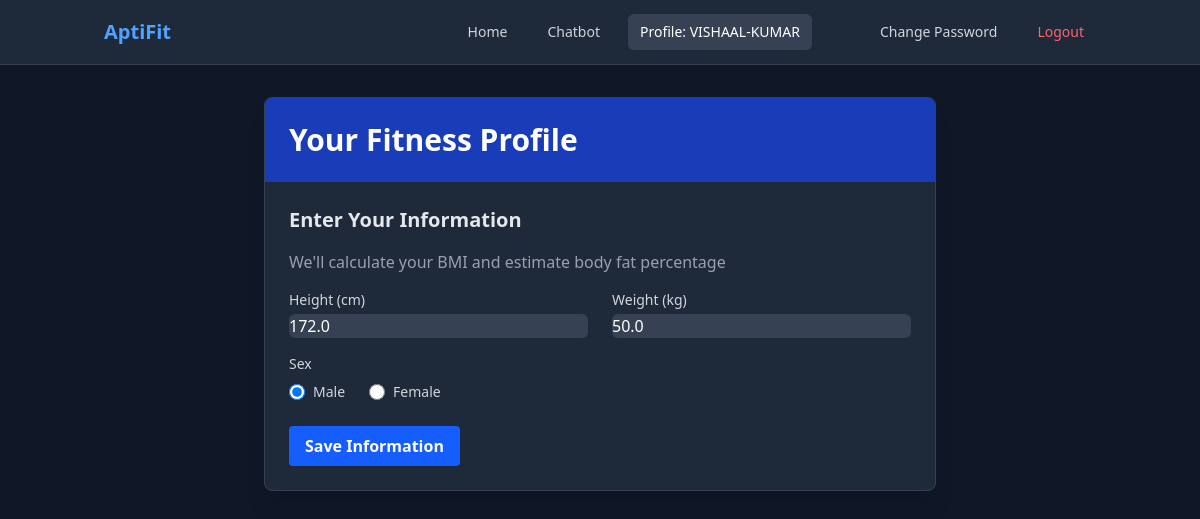
Before: /profile/update/ (signed in) with the older database file.
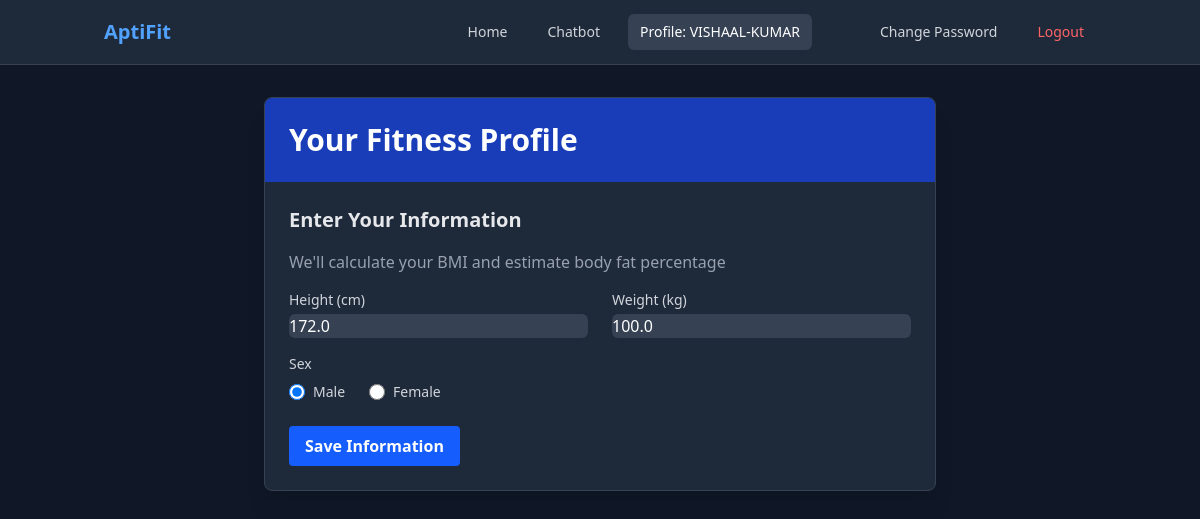
After: the same page with the newer database file.
### fitness/models.py (models this page shows, shortened)
class UserProfile(models.Model):
    NOTIFICATION_CHOICES = [
        ('daily', 'Daily'),
        ('weekly', 'Weekly'),
        ('none', 'None'),
    ]
    user = models.OneToOneField(User, on_delete=models.CASCADE)
    last_password_change = models.DateTimeField(auto_now=True)
    phone_number = models.CharField(max_length=15, blank=True, null=True)
    height = models.FloatField(blank=True, null=True)  # in cm
    weight = models.FloatField(blank=True, null=True)  # in kg
    sex = models.CharField(max_length=10, blank=True, null=True)
    notification_preference = models.CharField(
        max_length=10,
        choices=NOTIFICATION_CHOICES,
        default='none'
    )

### fitness/views.py (the view)
# urls.py: path('profile/update/', views.update_profile, name='update_profile'),
@login_required
def update_profile(request):
    user_profile = request.user.userprofile
    context = {
        'user_has_data': False,  # Show form instead of data
        'height': user_profile.height,
        'weight': user_profile.weight,
        'sex': user_profile.sex,
    }
    return render(request, 'fitness/profile.html', context)

### fitness/templates/fitness/profile.html (shortened to what the changed rows need)
<!DOCTYPE html>
<html lang="en">
  <head>
    <script src="https://cdn.jsdelivr.net/npm/@tailwindcss/browser@4"></script>
  </head>
  <body class="bg-gray-900 min-h-screen text-gray-200">
    <div class="container mx-auto px-4 py-8">
      <div class="max-w-2xl mx-auto bg-gray-800 rounded-lg shadow-xl overflow-hidden border border-gray-700">
        <div class="bg-blue-800 text-white p-6">
          <h1 class="text-2xl md:text-3xl font-bold">Your Fitness Profile</h1>
        </div>
        <div class="p-6">
          {% if user_has_data %}
          <div class="space-y-6">
            <div class="grid grid-cols-1 md:grid-cols-2 gap-6">
              <div class="bg-gray-700 p-4 rounded-lg border border-gray-600">
                <h3 class="text-gray-400 text-sm font-medium">Height</h3>
                <p class="text-xl font-semibold">{{ height }} cm</p>
              </div>
              <div class="bg-gray-700 p-4 rounded-lg border border-gray-600">
                <h3 class="text-gray-400 text-sm font-medium">Weight</h3>
                <p class="text-xl font-semibold">{{ weight }} kg</p>
              </div>
            </div>
            <div class="grid grid-cols-1 md:grid-cols-3 gap-6">
              <div class="bg-gray-700 p-4 rounded-lg border border-gray-600">
                <h3 class="text-gray-400 text-sm font-medium">Sex</h3>
                <p class="text-xl font-semibold">{{ sex|title }}</p>
              </div>
              <div class="bg-gray-700 p-4 rounded-lg border border-gray-600">
                <h3 class="text-gray-400 text-sm font-medium">BMI</h3>
                <p class="text-xl font-semibold">{{ bmi }}</p>
                <p class="text-sm text-gray-400">{{ bmi_category }}</p>
              </div>
              <div class="bg-gray-700 p-4 rounded-lg border border-gray-600">
                <h3 class="text-gray-400 text-sm font-medium">Body Fat %</h3>
                <p class="text-xl font-semibold">{{ body_fat }}%</p>
                <p class="text-sm text-gray-400">{{ body_fat_category }}</p>
              </div>
            </div>
            <div class="bg-gray-700 p-4 rounded-lg border border-gray-600">
              <h3 class="text-gray-400 text-sm font-medium mb-2">Diet Plan Notification Preference</h3>
              <p class="text-xl font-semibold">{{ notification_preference|default:"Not set" }}</p>
              <div class="mt-3">
                <form method="post" action="{% url 'save_notification_preference' %}" class="flex space-x-4">
                  {% csrf_token %}
                  <select name="notification_preference" class="bg-gray-800 text-white border border-gray-600 rounded px-3 py-2 focus:outline-none focus:ring-2 focus:ring-blue-500">
                    <option value="daily" {% if notification_preference == 'daily' %}selected{% endif %}>Daily</option>
                    <option value="weekly" {% if notification_preference == 'weekly' %}selected{% endif %}>Weekly</option>
                    <option value="none" {% if notification_preference == 'none' %}selected{% endif %}>None</option>
                  </select>
                  <button type="submit" class="bg-blue-600 hover:bg-blue-700 text-white px-4 py-2 rounded transition duration-300">
                    Save Preference
                  </button>
                </form>
              </div>
            </div>
            <a href="{% url 'update_profile' %}" class="block w-full md:w-auto text-center bg-blue-600 hover:bg-blue-700 text-white font-bold py-2 px-4 rounded transition duration-300">
              Update Information
            </a>
          </div>
          {% else %}
          <form method="post" action="{% url 'save_profile' %}" class="space-y-6">
            <div class="space-y-4">
              <h2 class="text-xl font-semibold text-gray-200">Enter Your Information</h2>
              <p class="text-gray-400">We'll calculate your BMI and estimate body fat percentage</p>
              <div class="grid grid-cols-1 md:grid-cols-2 gap-6">
                <div>
                  <label for="height" class="block text-sm font-medium text-gray-300">Height (cm)</label>
                  <input type="number" id="height" name="height" required step="0.1" min="100" max="250"
                         value="{{ height|default:'' }}"
                         class="mt-1 block w-full rounded-md bg-gray-700 border-gray-600 text-white focus:border-blue-500 focus:ring-blue-500">
                </div>
                <div>
                  <label for="weight" class="block text-sm font-medium text-gray-300">Weight (kg)</label>
                  <input type="number" id="weight" name="weight" required step="0.1" min="30" max="300"
                         value="{{ weight|default:'' }}"
                         class="mt-1 block w-full rounded-md bg-gray-700 border-gray-600 text-white focus:border-blue-500 focus:ring-blue-500">
                </div>
              </div>
              <div>
                <label class="block text-sm font-medium text-gray-300">Sex</label>
                <div class="mt-2 flex items-center space-x-6">
                  <div class="flex items-center">
                    <input id="male" name="sex" type="radio" value="male" required
                           {% if sex == 'male' %}checked{% endif %}
                           class="h-4 w-4 bg-gray-700 border-gray-600 text-blue-600 focus:ring-blue-500">
                    <label for="male" class="ml-2 block text-sm text-gray-300">Male</label>
                  </div>
                  <div class="flex items-center">
                    <input id="female" name="sex" type="radio" value="female" required
                           class="h-4 w-4 bg-gray-700 border-gray-600 text-blue-600 focus:ring-blue-500">
                    <label for="female" class="ml-2 block text-sm text-gray-300">Female</label>
                  </div>
                </div>
              </div>
            </div>
            <button type="submit" class="w-full md:w-auto bg-blue-600 hover:bg-blue-700 text-white font-bold py-2 px-4 rounded transition duration-300">
              Save Information
            </button>
          </form>
          {% endif %}
        </div>
      </div>
    </div>
  </body>
</html>

Changed rows visible on the page:
changed UserProfile "☑ Male": weight "50.0" → "100.0"
